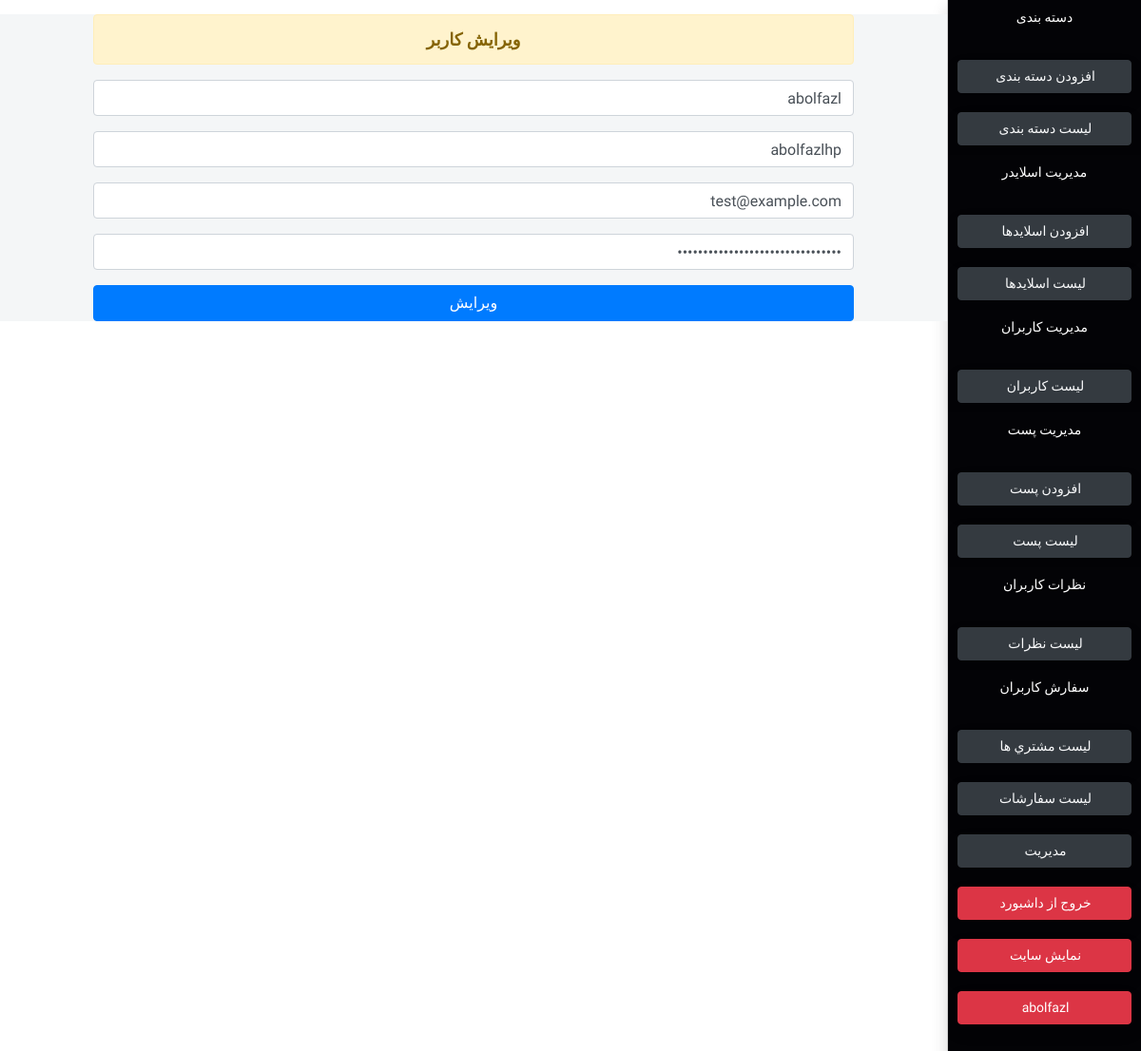
Page /admin/editusers.php?edituser=1 (signed in) on the committed database.
### tables this page shows
CREATE TABLE `users` (
  `id` int(11) NOT NULL,
  `name` varchar(100) NOT NULL,
  `username` varchar(100) NOT NULL,
  `email` varchar(100) NOT NULL,
  `password` varchar(100) NOT NULL,
  `ip` varchar(100) NOT NULL
);

### files/connect/database.php (called while the page is built, shortened)
<?php
class database
{
    public function __construct($dbname1, $dbuser1, $dbpass1)
    {
        $this->dbname = $dbname1;
        $this->dbuser = $dbuser1;
        $this->dbpass = $dbpass1;
        $this->conn = new PDO("mysql:host=localhost;dbname=" . $this->dbname, $this->dbuser, $this->dbpass);
    }
}
class action extends database
{
    public function select($query, $row = [], $fetch = "fetch")
    {
        $result = $this->conn->prepare($query);
        foreach ($row as $key => $value) {
            $result->bindValue($key + 1, $value);
        }
        $result->execute();
        if ($fetch == "fetch") {
            return $row = $result->fetch(PDO::FETCH_OBJ);
        } else {
            return $row = $result->fetchAll(PDO::FETCH_OBJ);
        }
    }
}

### admin/editusers.php (the view, shortened to what this page needs)
<?php include_once "fileadmin/page/header.php" ?>
<?php
$action = new action("store of me", "root", "");
?>
<?php
if (isset($_GET["edituser"])) {
    $query = "SELECT * FROM users WHERE id=?";
    $row = [$_GET["edituser"]];
    $select = $action->select($query, $row);
}
?>
<div class="boxfather">
    <?php include_once 'fileadmin/page/sidebar.php' ?>
    <div class="leftbox" style="margin-top: 15px;">
        <div class="container-fluid text-center">
            <div class="row">
                <div class="col-10 mx-auto">
                    <div class="alert alert-warning" style="font-size:18px;font-weight: bold;">
                        ويرايش کاربر
                    </div>
                    <form method="post">
                        <div class="form-group">
                            <input type="text" class="form-control" name="name" value="<?php echo $select->name ?>">
                        </div>
                        <div class="form-group">
                            <input type="text" class="form-control" name="username" value="<?php echo $select->username ?>">
                        </div>
                        <div class="form-group">
                            <input type="email" class="form-control" name="email" value="<?php echo $select->email ?>">
                        </div>
                        <div class="form-group">
                            <input type="password" class="form-control" name="pswd" value="<?php echo $select->password ?>">
                        </div>
                        <button name="edit-user" type="submit" class="btn btn-primary btn-block">ويرايش</button>
                    </form>
                </div>
            </div>
        </div>
    </div>
</div>
<?php include_once 'fileadmin/page/footer.php' ?>

### admin/fileadmin/css/style.css (style rules this page uses)
body { padding: 0; margin: 0; direction: rtl !important; background-color: #fff; text-decoration: none; list-style: none; }
* { font-family: 'Vazirmatn', sans-serif; }
.boxfather { width: 100%; height: 100%; }
.leftbox { float: left; width: 83%; height: 100%; background: #f4f6f7; }

### rows in the picture
users: name "abolfazl", username "abolfazlhp", email "test@example.com"

### other values in the picture
$_SESSION['adminusername'] "abolfazl"
